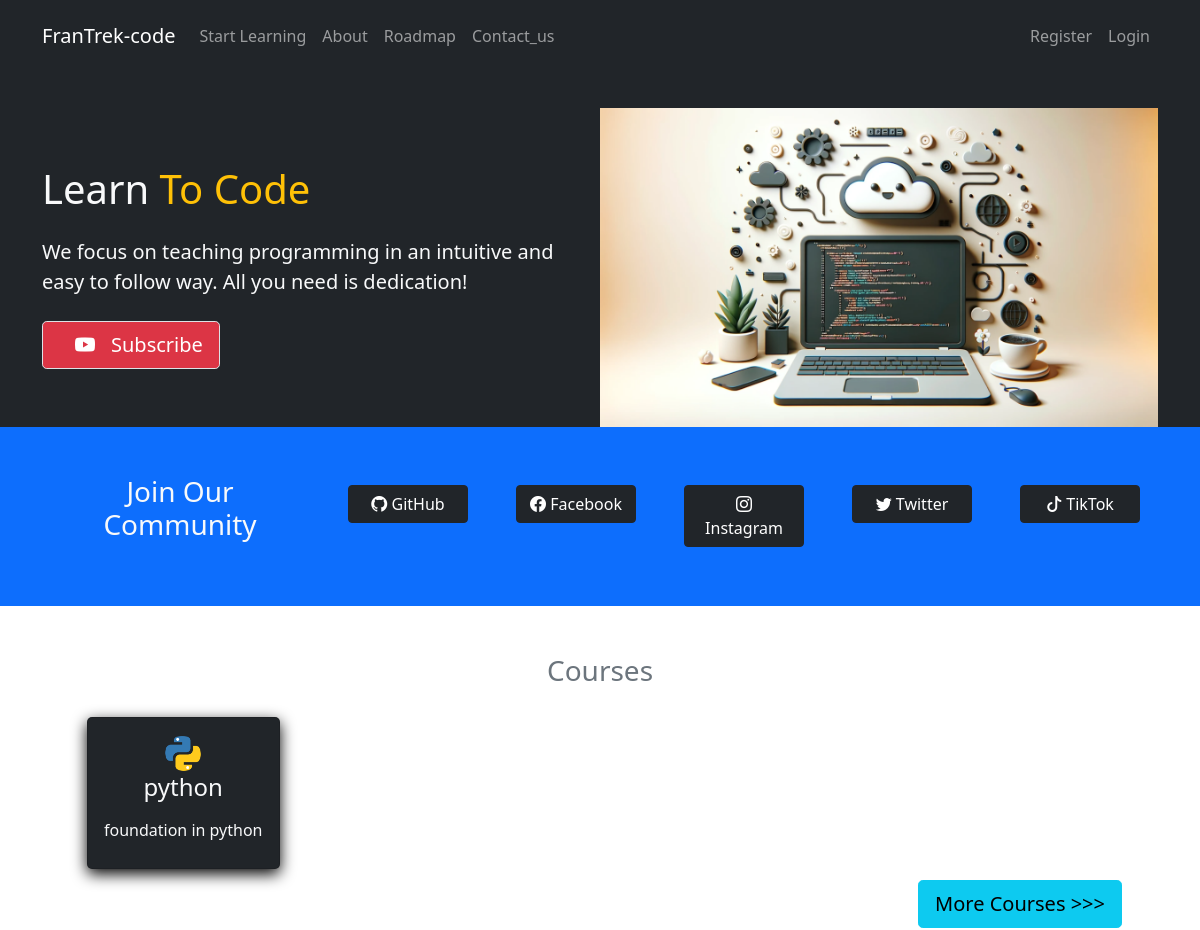
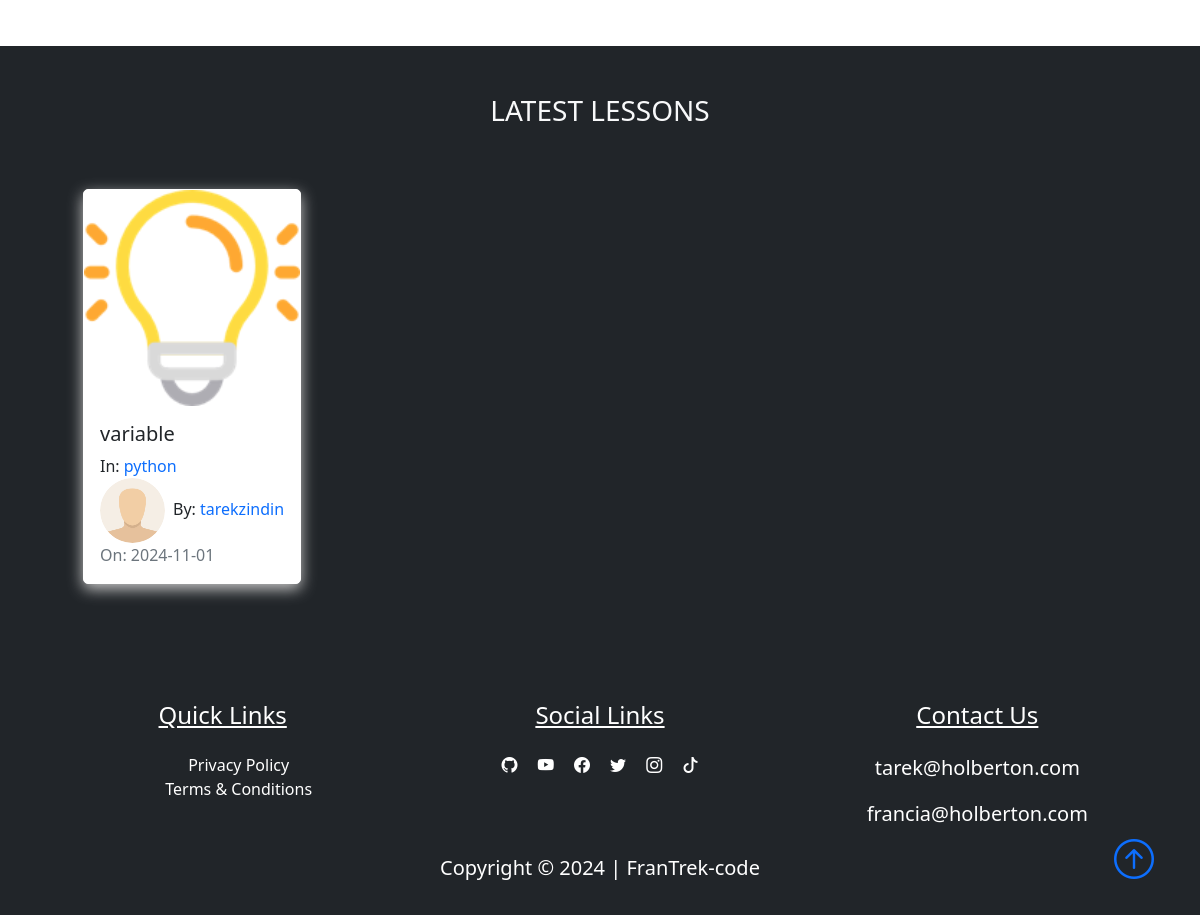
Page /home on the earlier database version (2 pictures, top to bottom).
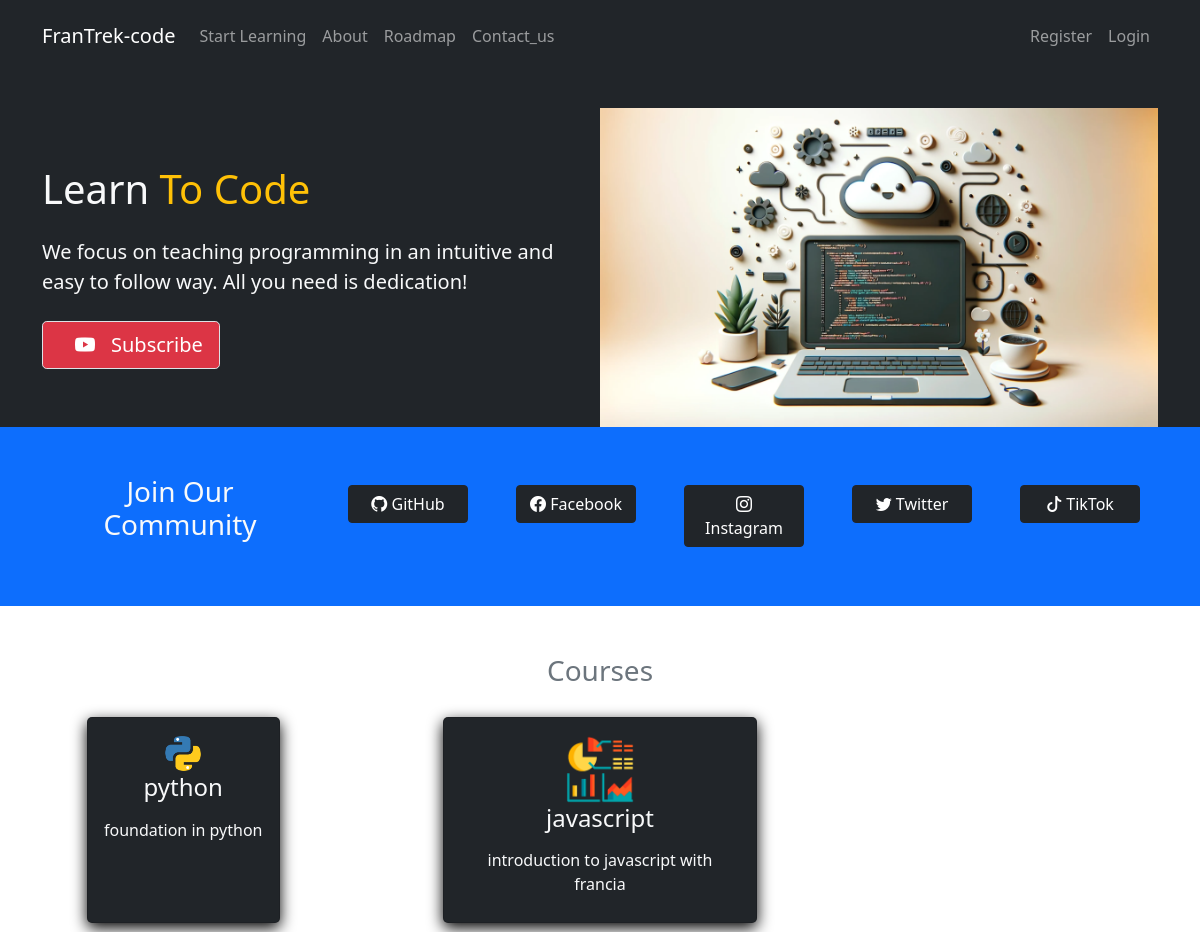
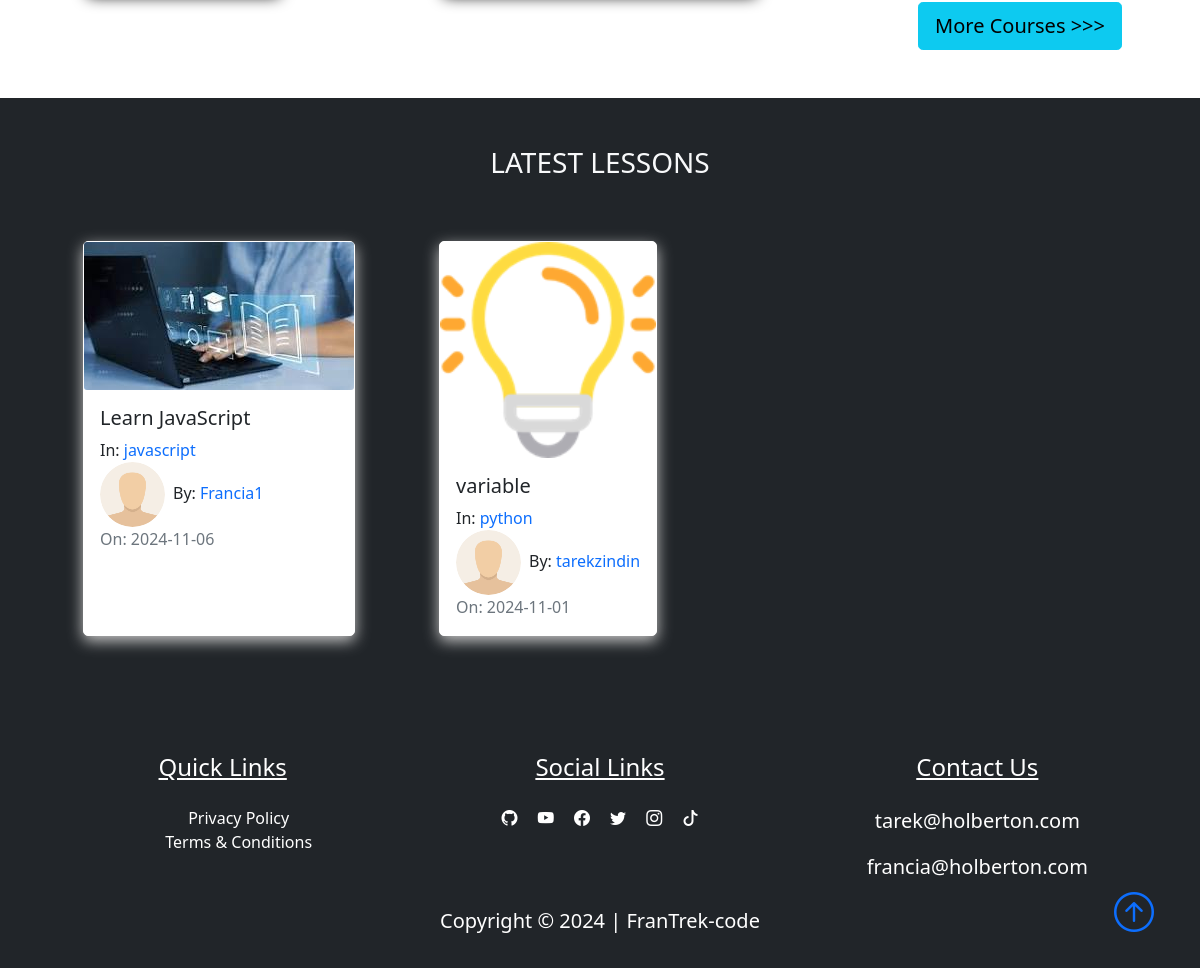
Same page on the later database version (2 pictures, top to bottom).
### FranTrek/models.py (models this page shows, shortened)
class Course(db.Model):
    id = db.Column(db.Integer, primary_key=True)
    title = db.Column(db.String(50), unique=True, nullable=False)
    description = db.Column(db.String(150), nullable=False)
    icon = db.Column(db.String(20), nullable=False, default="default_icon.jpg")
    lessons = db.relationship("Lesson", backref="course_name", lazy=True)

class Lesson(db.Model):
    id = db.Column(db.Integer, primary_key=True)
    title = db.Column(db.String(100), nullable=False)
    date_posted = db.Column(db.DateTime, nullable=False, default=datetime.utcnow)
    content = db.Column(db.Text, nullable=False)
    thumbnail = db.Column(
        db.String(20), nullable=False, default="default_thumbnail.jpg"
    )
    slug = db.Column(db.String(32), nullable=False)
    user_id = db.Column(db.Integer, db.ForeignKey("user.id"), nullable=False)
    course_id = db.Column(db.Integer, db.ForeignKey("course.id"), nullable=False)

class User(db.Model, UserMixin):
    id = db.Column(db.Integer, primary_key=True)
    fname = db.Column(db.String(25), nullable=False)
    lname = db.Column(db.String(25), nullable=False)
    username = db.Column(db.String(25), unique=True, nullable=False)
    email = db.Column(db.String(125), unique=True, nullable=False)
    image_file = db.Column(db.String(20), nullable=False, default="default.png")
    bio = db.Column(db.Text, nullable=True)
    password = db.Column(db.String(60), nullable=False)
    lessons = db.relationship("Lesson", backref="author", lazy=True)

### FranTrek/main/routes.py (the view)
@main.route("/")
@main.route("/home")
def home():
    lessons = Lesson.query.order_by(Lesson.date_posted.desc()).paginate(
        page=1, per_page=6
    )
    courses = Course.query.paginate(page=1, per_page=6)
    return render_template("home.html", lessons=lessons, courses=courses)

### FranTrek/templates/home.html (shortened to what this page needs)
{% extends "layout.html"%}
{% block content%}
<section class="bg-dark text-light p-5 p-lg-0 pt-lg-5 text-center text-sm-start">
    <div class="container">
        <div class="d-sm-flex align-items-center justify-content-between">
            <div>
                <h1 class="mb-10"> Learn <span class="text-warning"> To Code</span></h1>
                <p class="lead my-4">
                    We focus on teaching programming in an intuitive and easy to follow way. All you need is
                    dedication!
                </p>
                <a class="btn btn-danger btn-lg border"
                    href="https://www.youtube.com/@HolbertonFrance/featured" target="_blank">
                    <i class="bi bi-youtube m-3"></i>Subscribe
                </a>
            </div>
            <img class="img-fluid w-50 d-none d-sm-block" src="{{url_for('static', filename='showcase.png')}}" alt="">
        </div>
    </div>
</section>
<section class="bg-primary text-light p-5">
    <div class="container">
        <div class="d-md-flex justify-content-between align-items-center">
            <h3 class="mb-3 text-center">Join Our Community</h3>
            <nav class="navbar navbar-expand-lg navbar-dark">
                <div class="collapse navbar-collapse" id="socialbtn">
                    <ul class="navbar-nav">
                        <li class="nav-item">
                            <a class="btn btn-dark ms-5 button_width" href="#"
                                target="_blank">
                                <i class="bi-github" role="img"></i>
                                GitHub
                            </a>
                        </li>
                        <li>
                            <a class="btn btn-dark ms-5 button_width" href="#"
                                target="_blank">
                                <i class="bi bi-facebook "></i>
                                Facebook
                            </a>
                        </li>
                        <li class="nav-item">
                            <a type="button" class="btn btn-dark ms-5 button_width"
                                href="#" target="_blank">
                                <i class="bi bi-instagram"></i>
                                Instagram
                            </a>
                        </li>
                        <li class="nav-item">
                            <a class="btn btn-dark ms-5 button_width" href="#"
                                target="_blank">
                                <i class="bi bi-twitter"></i>
                                Twitter
                            </a>
                        </li>
                        <li class="nav-item">
                            <a class="btn btn-dark ms-5 button_width" href="#"
                                target="_blank">
                                <i class="bi bi-tiktok"></i>
                                TikTok
                            </a>
                        </li>
                    </ul>
                </div>
            </nav>
        </div>
    </div>
</section>
<section class="bg-ligh">
    <div class="container p-5">
        <h3 class="text-center text-secondary" id='learn'>Courses</h3>
        <div class="row">
            {% for course in courses.items %}
            <div class="col-sm-12 col-md-6 col-lg-4 p-3 d-flex align-items-stretch">
                <a href="{{url_for('courses.course', course_title=course.title)}}" class="text-decoration-none">
                    <div class="card bg-dark text-light h-100">
                        <div class="card-body text-center">
                            <img src="{{url_for('static', filename='course_icons/'+course.icon)}}" alt=""
                                class="card-img w-25">
                            <h4 class="card-title mb-3">
                                {{course.title}}
                            </h4>
                            <p class="card-text">{{course.description}}</p>
                        </div>
                    </div>
                </a>
            </div>
            {% endfor %}
        </div>
        <div class="" style="display: flex; justify-content: flex-end">
            <a href="{{ url_for('courses.courses')}}" class="btn btn-info btn-lg"> More Courses &gt&gt&gt</a>
        </div>
    </div>
</section>
<section class="bg-dark">
    <div class="container p-5">
        <div class="row mb-5 ">
            <div class="col">
                <h3 class="text-uppercase text-center text-light">latest lessons</h3>
            </div>
        </div>
        <div class="row">
            {% for lesson in lessons.items %}
            <div class="col-sm-12 col-md-6 col-lg-4 pb-5 d-flex align-items-stretch">
                <div class="card lesson">
                    <img src="{{url_for('static', filename='lesson_thumbnails/'+lesson.thumbnail)}}" class="card-img">
                    <div class="card-body d-flex flex-column">
                        <h5 class="card-title">
                            <a class="text-decoration-none text-dark"
                                href="{{url_for('lessons.lesson', lesson_slug=lesson.slug, course=lesson.course_name.title)}}">{{lesson.title}}</a>
                        </h5>
                        <p class="card-text mb-0">In:
                            <a class="text-decoration-none"
                                href="{{ url_for('courses.course', course_title=lesson.course_name.title)}}">{{lesson.course_name.title}}</a>
                        </p>
                        <span><img class="article-img rounded-circle"
                                src="{{url_for('static', filename='user_pics/'+lesson.author.image_file)}}" alt="">By:
                            <a href="{{ url_for('users.author', username=lesson.author.username)}}"
                                class="link">{{lesson.author.username}}</a></span>
                        <span class="text-muted">On: {{lesson.date_posted.strftime('%Y-%m-%d')}}</span>
                    </div>
                </div>
            </div>
            {% endfor %}
        </div>
    </div>
</section>
{% endblock content%}

### FranTrek/templates/layout.html (shortened to what this page needs)
<!DOCTYPE html>
<html lang="en">
<head>
    <link href="https://cdn.jsdelivr.net/npm/bootstrap@5.1.3/dist/css/bootstrap.min.css" rel="stylesheet"
>
    <link rel="stylesheet" href="https://cdn.jsdelivr.net/npm/bootstrap-icons@1.8.1/font/bootstrap-icons.css">
    <link rel="stylesheet" type="text/css" href="{{url_for('static', filename='main.css')}}">
</head>
<body class="d-flex flex-column min-vh-100">
    <nav class="navbar navbar-expand-lg bg-dark navbar-dark py-3 fixed-top">
        <div class="container">
            <a href="{{url_for('main.home')}}" class="navbar-brand">FranTrek-code</a>
            <div class="collapse navbar-collapse" id="navmenu">
                <ul class="navbar-nav">
                    <li class="nav-item">
                        {% if request.path=='/home'%}
                        <a href="#learn" class="nav-link">Start Learning</a>
                        {% else %}
                        <a href="{{url_for('courses.courses')}}" class="nav-link">Start Learning</a>
                        {% endif %}
                    </li>
                    <li class="nav-item">
                        <a href="{{url_for('main.about')}}" class="nav-link">About</a>
                    </li>
                    <li class="nav-item">
                        <a href="{{url_for('main.Roadmap')}}" class="nav-link">Roadmap</a>
                    </li>
                    <li class="nav-item">
                        <a href="{{url_for('main.Contact_us')}}" class="nav-link">Contact_us</a>
                    </li>
                </ul>
                <ul class="navbar-nav ms-auto">
                    {% if current_user.is_authenticated %}
                    <div class="dropdown show">
                        <button class="btn btn-dark bg-dark dropdown-toggle" type="button" id="dropdownMenuButton1"
                            data-bs-toggle="dropdown" aria-expanded="false">
                            My Account
                        </button>
                        <ul class="dropdown-menu" aria-labelledby="dropdownMenuButton1">
                            <li class="nav-item">
                                <a href="{{ url_for('users.dashboard') }}" class="dropdown-item">Dashboard</a>
                            </li>
                            <li class="nav-item">
                                <a href="{{ url_for('users.logout') }}" class="dropdown-item">Logout</a>
                            </li>
                        </ul>
                    </div>
                    {% else %}
                    <li class="nav-item">
                        <a href="{{ url_for('users.register') }}" class="nav-link">Register</a>
                    </li>
                    <li class="nav-item">
                        <a href="{{ url_for('users.login') }}" class="nav-link">Login</a>
                    </li>
                    {% endif%}
                </ul>
            </div>
        </div>
    </nav>
    {% block content%} {% endblock %}
    <footer class="bg-dark mt-auto">
        <div class="container p-3">
            <div class="row text-center text-white">
                <div class="col-md-12 col-lg-4 pb-2">
                    <h4 class="text-center text-decoration-underline">Quick Links</h4>
                    <ul class=" nobull pt-3">
                        <li><a href="#" class="link text-white">Privacy Policy</a></li>
                        <li><a href="#" class="link text-white">Terms & Conditions</a></li>
                    </ul>
                </div>
                <div class="col-md-12 col-lg-4">
                    <h4 class="text-center text-decoration-underline pb-3">Social Links</h4>
                    <a href="#" class="text-white p-2"><i class="bi-github"></i></a>
                    <a href="#" class="text-white p-2"><i class="bi-youtube"></i></a>
                    <a href="#" class="text-white p-2"><i class="bi-facebook"></i></a>
                    <a href="#" class="text-white p-2"><i class="bi-twitter"></i></a>
                    <a href="#" class="text-white p-2"><i class="bi-instagram"></i></a>
                    <a href="#" class="text-white p-2"><i class="bi-tiktok"></i></a>
                </div>
                <div class="col-md-12 col-lg-4 pb-2">
                    <h4 class="text-center text-decoration-underline pb-3">Contact Us</h4>
                    <p class="lead">tarek@holberton.com</p>
                    <p class="lead">francia@holberton.com</p>
                </div>
            </div>
            <div class="col text-white text-center position-relative">
                <p class="lead font-weight-bold">Copyright &copy; 2024 | FranTrek-code</p>
                <a href="#" class="position-absolute bottom-0 end-0">
                    <i class="bi bi-arrow-up-circle h1"></i>
                </a>
            </div>
        </div>
    </footer>
</body>
</html>

### FranTrek/static/main.css (style rules this page uses)
body::before { display: block; content: ''; height: 60px; }
.card { transition: 0.7s ease; box-shadow: 0 5px 15px rgba(1 1 1/ 15); border-radius: 5px; margin: 5px; }
.lesson { box-shadow: 0 5px 15px rgba(200 200 200/ 15); border-radius: 5px; border: 1px solid #fff; }
.button_width { min-width: 120px; max-width: 120px; }
.article-img { height: 65px; width: 65px; margin-right: 8px; }
.link { text-decoration: none; }
.nobull { list-style-type: none; }

Differences in the rows shown:
added Course: icon (picture), title "javascript", description "introduction to javascript with francia"
added Lesson: thumbnail (picture), title "Learn JavaScript", course_name "javascript", image_file (placeholder picture), author.username "Francia1", date_posted "2024-11-06"
